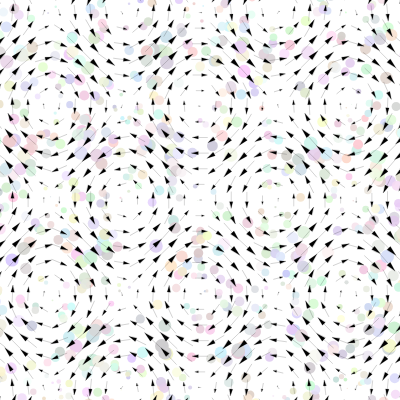
Frame 1 (no input)
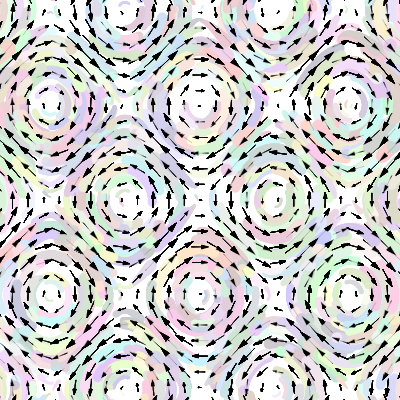
Frame 60 (no input)
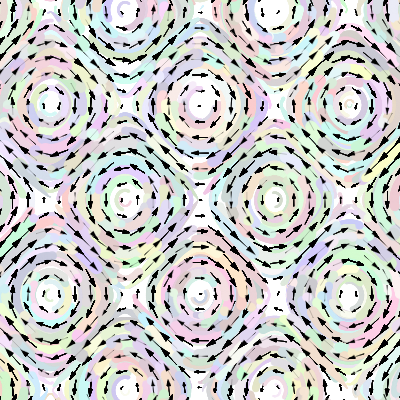
Frame 120 (the mouse pressed at the canvas centre since frame 60)

The p5.js sketch that drew these frames (run headless with seeded random() and noise() and a simulated clock; from frame 60 on, the mouse is pressed at the canvas centre):

// p5.js sketch
// ── sketch.js
var S = 15;
var num = 1000;
var X,Y;
var DX,DY;
var Color;
var a = 0.55;
var b =0.7;
var dt = 0.045;
var zoom = 0.5;

// 函数setup() ：准备阶段
function setup() {
	createCanvas(400,400);
	X = new Array();
	Y = new Array();
	DX = new Array();
	DY = new Array();
	Color = new Array();
	for(var i=0;i<num;i++)
	{
		X[i] = random(-S,S);
		Y[i] = random(-S,S);
		DX[i] = 0;
		DY[i] = 0;
		Color[i] = color(
			random(200,255),
			random(200,255),
			random(200,255),
			random(200,250));
	}
}

// 函数draw()：作画阶段
function draw() {
	fill(255);// 填充白色

	StepDE(dt);
	drawParticles();
	drawVField();
}

function drawVField()
{
	var arrayNum =32;
	var step = 2*S/arrayNum;
	translate(width/2,height/2);
	for(var i=0;i<arrayNum;i++)
	{
		for(var j=0;j<arrayNum;j++)
		{
			push();
			scale(zoom*width/12,zoom*height/12);
			translate(-S+i*step, -S+j*step);
			fill(0);
			strokeWeight(0.01);
			var x = -S + i*step;
			var y = -S + j*step;
			var vx = 0.5*sin(a*y);
			var vy = 0.5*sin(b*x);
			var spd = sqrt(vx*vx + vy*vy);
			var theta = atan2(vy,vx);
			rotate(theta)
			line(-spd,0,spd,0);
			triangle(0.1,0.2*spd,0.1,-0.2*spd,spd,0);
			pop();
		}
	}
	

}

function StepDE(dt)
{
	for(var i=0;i<num;i++)
	{
		var x = X[i];
		var y = Y[i];

		var dx = sin(a*y)*dt;
		var dy = sin(b*x)*dt;

		x += dx;
		y += dy;

		X[i] = x;
		Y[i] = y;
		DX[i] = dx;
		DY[i] = dy;
	}
}

function drawParticles()
{
	push();
	translate(width/2,height/2);
	scale(zoom*width/12,zoom*height/12);
	//strokeWeight(0.02);
	noStroke();
	strokeWeight(0);
	for(var i=0;i<num;i++)
	{
		var dx = DX[i];
		var dy = DY[i];
		var spd = 13*sqrt(dx*dx + dy*dy);
		fill(Color[i]);
		ellipse(X[i],Y[i],spd,spd);
	}
	pop();
}
